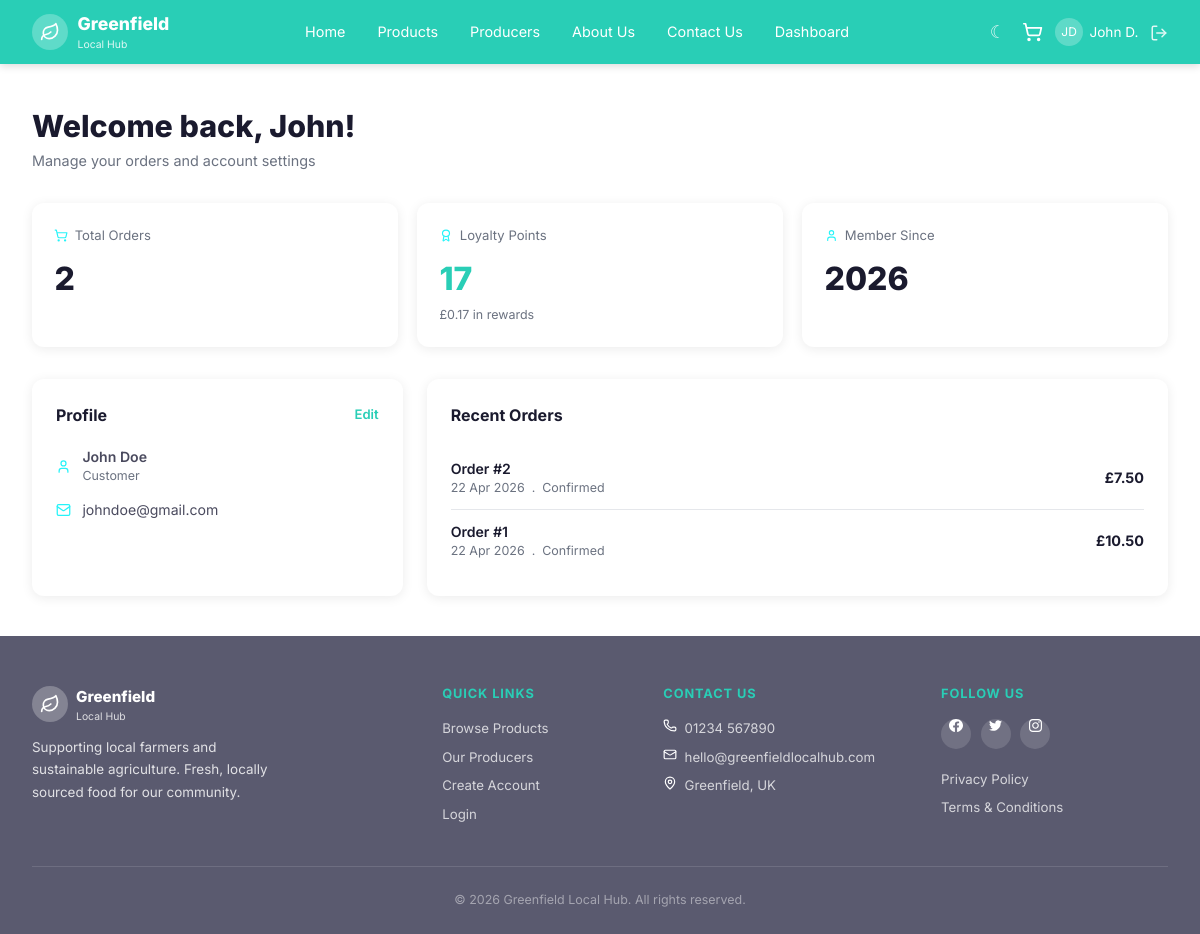
The page /dashboard/customer (signed in) on the database as committed earlier.
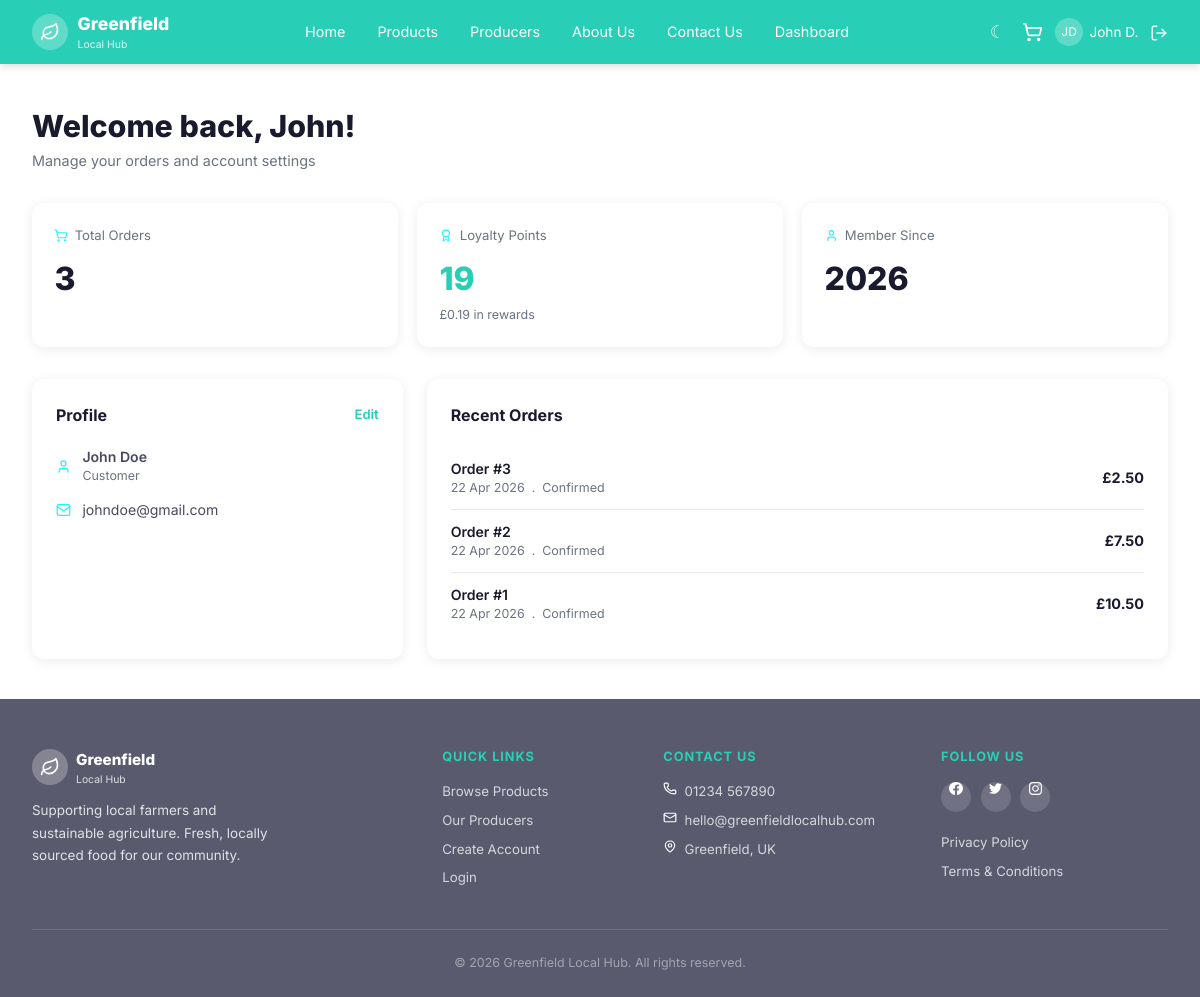
The same page on the database as committed later.
### model.py (models this page shows, shortened)
class User(db.Model):
    __tablename__ = 'users'
    id = db.Column(db.Integer, primary_key=True)
    first_name = db.Column(db.String(100), nullable=False)
    last_name = db.Column(db.String(100), nullable=False)
    email = db.Column(db.String(200), unique=True, nullable=False)
    password_hash = db.Column(db.String(256), nullable=False)
    role = db.Column(db.String(20), default='customer')  # customer, producer, admin
    phone_number = db.Column(db.String(30))
    address = db.Column(db.Text)
    accessibility_preferences = db.Column(db.Text)
    is_active = db.Column(db.Boolean, default=True)
    security_question = db.Column(db.String(300))
    security_answer = db.Column(db.String(200))
    loyalty_points = db.Column(db.Integer, default=0)
    created_at = db.Column(db.DateTime, default=datetime.utcnow)
    cart_items = db.relationship('CartItem', backref='user', lazy=True,
                                 foreign_keys='CartItem.user_id')
    orders = db.relationship('Order', backref='user', lazy=True)
    @property
    def full_name(self):
        return f"{self.first_name} {self.last_name}"
    @property
    def initials(self):
        return f"{self.first_name[0]}{self.last_name[0]}".upper()
    @property
    def member_since_year(self):
        return self.created_at.year

class Order(db.Model):
    __tablename__ = 'orders'
    id = db.Column(db.Integer, primary_key=True)
    user_id = db.Column(db.Integer, db.ForeignKey('users.id'), nullable=False)
    total = db.Column(db.Float, default=0.0)
    status = db.Column(db.String(50), default='pending')
    fulfillment_method = db.Column(db.String(20), default='delivery')  # delivery, collection
    delivery_address = db.Column(db.Text)
    delivery_date = db.Column(db.Date)
    delivery_slot = db.Column(db.String(50))
    is_cart = db.Column(db.Boolean, default=False)
    created_at = db.Column(db.DateTime, default=datetime.utcnow)
    items = db.relationship('OrderItem', backref='order', lazy=True)

### app.py (the view)
@app.route('/dashboard/customer')
@login_required
def dashboard_customer():
    user = get_current_user()
    if user.role != 'customer':
        return redirect(url_for(f'dashboard_{user.role}'))
    orders = Order.query.filter_by(user_id=user.id)\
                        .order_by(Order.created_at.desc()).all()
    return render_template('dashboard/customer.html', user=user, orders=orders)

### app.py (called while the page is built)
def get_current_user():
    if 'user_id' in session:
        return db.session.get(User, session['user_id'])
    return None

def get_cart_count():
    user = get_current_user()
    if user:
        return CartItem.query.filter_by(user_id=user.id).count()
    sid = session.get('guest_sid')
    if sid:
        return CartItem.query.filter_by(session_id=sid).count()
    return 0

def login_required(f):
    @wraps(f)
    def decorated(*args, **kwargs):
        if 'user_id' not in session:
            flash('Please log in to access this page.', 'error')
            return redirect(url_for('login'))
        return f(*args, **kwargs)
    return decorated

@app.context_processor
def inject_globals():
    return {
        'current_user': get_current_user(),
        'cart_count': get_cart_count(),
    }

### templates/dashboard/customer.html (shortened to what this page needs)
{% extends 'base.html' %}
{% block content %}
<div class="dash-page">
    <div class="dash-header">
        <h1>Welcome back, {{ user.first_name }}!</h1>
        <p>Manage your orders and account settings</p>
    </div>
    <div class="dash-stat-grid">
        <div class="stat-card">
            <div class="stat-card-hd"><img src="{{ url_for('static', filename='images/icons/shopping-cart.svg') }}" alt="cart" class="icon-svg"> Total Orders</div>
            <div class="stat-card-val">{{ orders|length }}</div>
        </div>
        <div class="stat-card">
            <div class="stat-card-hd"><img src="{{ url_for('static', filename='images/icons/award.svg') }}" alt="award" class="icon-svg"> Loyalty Points</div>
            <div class="stat-card-val green">{{ user.loyalty_points }}</div>
            <div class="stat-card-sub">£{{ '%.2f'|format(user.loyalty_points * 0.01) }} in rewards</div>
        </div>
        <div class="stat-card">
            <div class="stat-card-hd"><img src="{{ url_for('static', filename='images/icons/user.svg') }}" alt="user" class="icon-svg"> Member Since</div>
            <div class="stat-card-val">{{ user.member_since_year }}</div>
        </div>
    </div>
    <div class="dash-two-col">
        <div class="dash-card">
            <div class="dash-card-title">
                Profile
                <a href="{{ url_for('dashboard_customer') }}" class="edit-link">Edit</a>
            </div>
            <div class="profile-row">
                <span class="profile-row-icon"><img src="{{ url_for('static', filename='images/icons/user.svg') }}" alt="user" class="icon-svg"></span>
                <div>
                    <div style="font-weight:600;">{{ user.full_name }}</div>
                    <div style="font-size:.78rem;color:var(--text-light);">
                        {{ user.role|capitalize }}
                    </div>
                </div>
            </div>
            <div class="profile-row">
                <span class="profile-row-icon"><img src="{{ url_for('static', filename='images/icons/mail.svg') }}" alt="mail" class="icon-svg"></span>
                <span>{{ user.email }}</span>
            </div>
        </div>
        <div class="dash-card">
            <div class="dash-card-title">Recent Orders</div>
            {% if orders %}
            {% for order in orders[:5] %}
            <div class="prod-list-row">
                <div style="flex:1;">
                    <div style="font-weight:600;font-size:.88rem;">
                        Order #{{ order.id }}
                    </div>
                    <div style="font-size:.78rem;color:var(--text-light);">
                        {{ order.created_at.strftime('%d %b %Y') }}
                        &nbsp;.&nbsp; {{ order.status|capitalize }}
                    </div>
                </div>
                <div style="font-weight:700;font-size:.9rem;">
                    £{{ '%.2f'|format(order.total) }}
                </div>
            </div>
            {% endfor %}
            {% endif %}
        </div>
    </div>
</div>
{% endblock %}

### templates/base.html (shortened to what this page needs)
<!DOCTYPE html>
<html lang="en">
<head>
    <link rel="stylesheet" href="{{ url_for('static', filename='css/style.css') }}">
</head>
<body>
<nav class="navbar">
    <a href="{{ url_for('index') }}" class="nav-logo">
        <div class="logo-icon"><img src="{{ url_for('static', filename='images/icons/leaf.svg') }}" alt="leaf" class="icon-svg"></div>
        <div>
            <span class="logo-text-main">Greenfield</span>
            <span class="logo-text-sub">Local Hub</span>
        </div>
    </a>
    <div class="nav-links" id="nav-links">
        <a href="{{ url_for('index') }}">Home</a>
        <a href="{{ url_for('products') }}">Products</a>
        <a href="{{ url_for('producers') }}">Producers</a>
        <a href="{{ url_for('about') }}">About Us</a>
        <a href="{{ url_for('contact') }}">Contact Us</a>
        {% if current_user %}
        <a href="{{ url_for('dashboard_' ~ current_user.role) }}">Dashboard</a>
        {% endif %}
    </div>
    <div class="nav-right">
        <button id="theme-toggle" class="theme-btn" title="Toggle dark mode"><img src="{{ url_for('static', filename='images/icons/moon.svg') }}" alt="Toggle" class="icon-svg"></button>
        <a href="{{ url_for('cart') }}" class="nav-cart">
            <img src="{{ url_for('static', filename='images/icons/shopping-cart.svg') }}" alt="cart" class="icon-svg">
        </a>
        {% if current_user %}
        <div class="nav-user-info">
            <div class="nav-user-icon">{{ current_user.initials }}</div>
            <span>{{ current_user.first_name }} {{ current_user.last_name[0] }}.</span>
        </div>
        <a href="{{ url_for('logout') }}" class="nav-logout" title="Logout"><img src="{{ url_for('static', filename='images/icons/log-out.svg') }}" alt="log-out" class="icon-svg"></a>
        {% else %}
        <a href="{{ url_for('login') }}" class="btn-nav-login">Login</a>
        <a href="{{ url_for('register') }}" class="btn-nav-register">Register</a>
        {% endif %}
    </div>
</nav>
{% block content %}{% endblock %}
<footer class="footer">
    <div class="footer-inner">
        <div class="footer-brand">
            <div class="brand-logo">
                <div class="logo-icon"><img src="{{ url_for('static', filename='images/icons/leaf.svg') }}" alt="leaf" class="icon-svg"></div>
                <div>
                    <span style="font-size:.95rem; font-weight:800;">Greenfield</span>
                    <span style="font-size:.65rem; font-weight:400; opacity:.8; display:block;">Local Hub</span>
                </div>
            </div>
            <p>Supporting local farmers and sustainable agriculture. Fresh, locally sourced food for our community.</p>
        </div>
        <div class="footer-col">
            <h4>Quick Links</h4>
            <a href="{{ url_for('products') }}">Browse Products</a>
            <a href="{{ url_for('producers') }}">Our Producers</a>
            <a href="{{ url_for('register') }}">Create Account</a>
            <a href="{{ url_for('login') }}">Login</a>
        </div>
        <div class="footer-col">
            <h4>Contact Us</h4>
            <span><img src="{{ url_for('static', filename='images/icons/phone.svg') }}" alt="phone" class="icon-svg"> 01234 567890</span>
            <span><img src="{{ url_for('static', filename='images/icons/mail.svg') }}" alt="mail" class="icon-svg"> hello@greenfieldlocalhub.com</span>
            <span><img src="{{ url_for('static', filename='images/icons/map-pin.svg') }}" alt="location" class="icon-svg"> Greenfield, UK</span>
        </div>
        <div class="footer-col">
            <h4>Follow Us</h4>
            <div class="footer-social">
                <a href="https://en-gb.facebook.com/" class="soc-icon"><img src="{{ url_for('static', filename='images/icons/facebook.svg') }}" alt="facebook" class="icon-svg"></a>
                <a href="https://x.com/?lang=en-gb" class="soc-icon"><img src="{{ url_for('static', filename='images/icons/twitter.svg') }}" alt="twitter" class="icon-svg"></a>
                <a href="https://www.instagram.com/" class="soc-icon"><img src="{{ url_for('static', filename='images/icons/instagram.svg') }}" alt="instagram" class="icon-svg"></a>
            </div>
            <a href="{{ url_for('privacy') }}">Privacy Policy</a>
            <a href="{{ url_for('terms') }}">Terms & Conditions</a>
        </div>
    </div>
    <div class="footer-bottom">
        &copy; 2026 Greenfield Local Hub. All rights reserved.
    </div>
</footer>
</body>
</html>

Rows that differ between the two databases and show on the page:
changed User "John": loyalty_points "17" → "19"; user.loyalty_points*0.01 "0.17" → "0.19"
added Order: id "3", created_at "22 Apr 2026", status "Confirmed", total "2.50"
Other text that changed with them:
{{ orders|length }}: "2" → "3"
